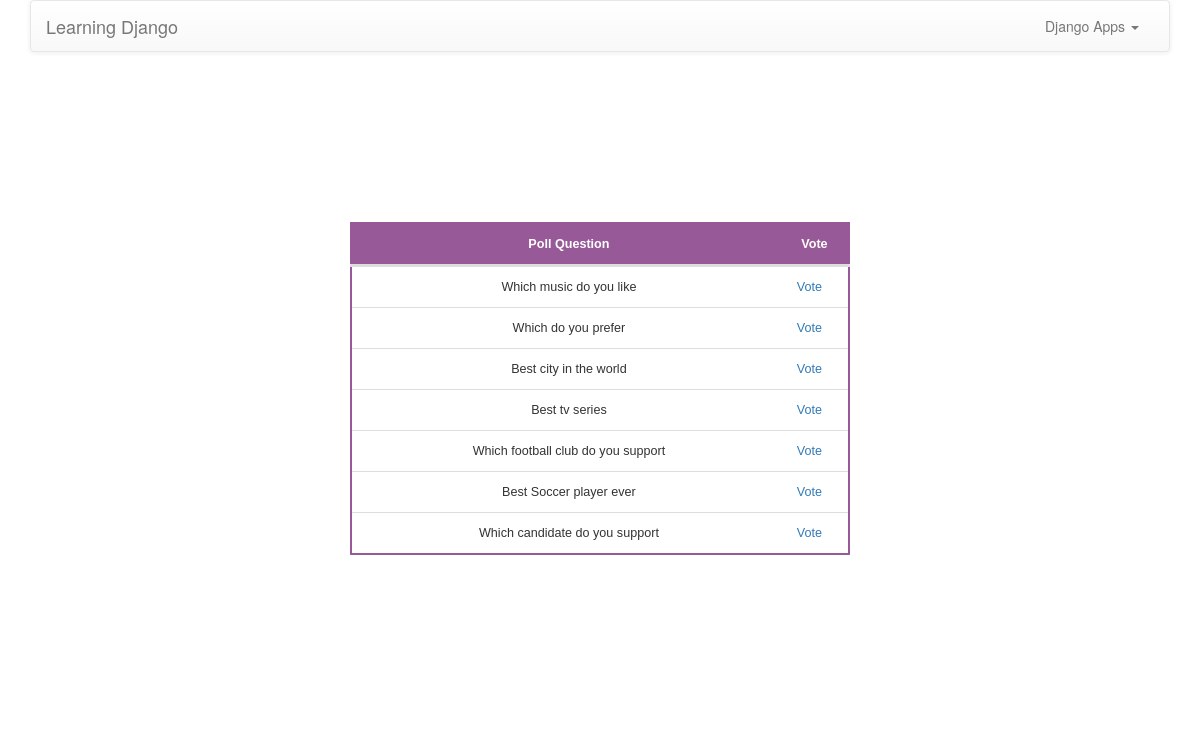
The page /polls/ on the database as committed earlier.
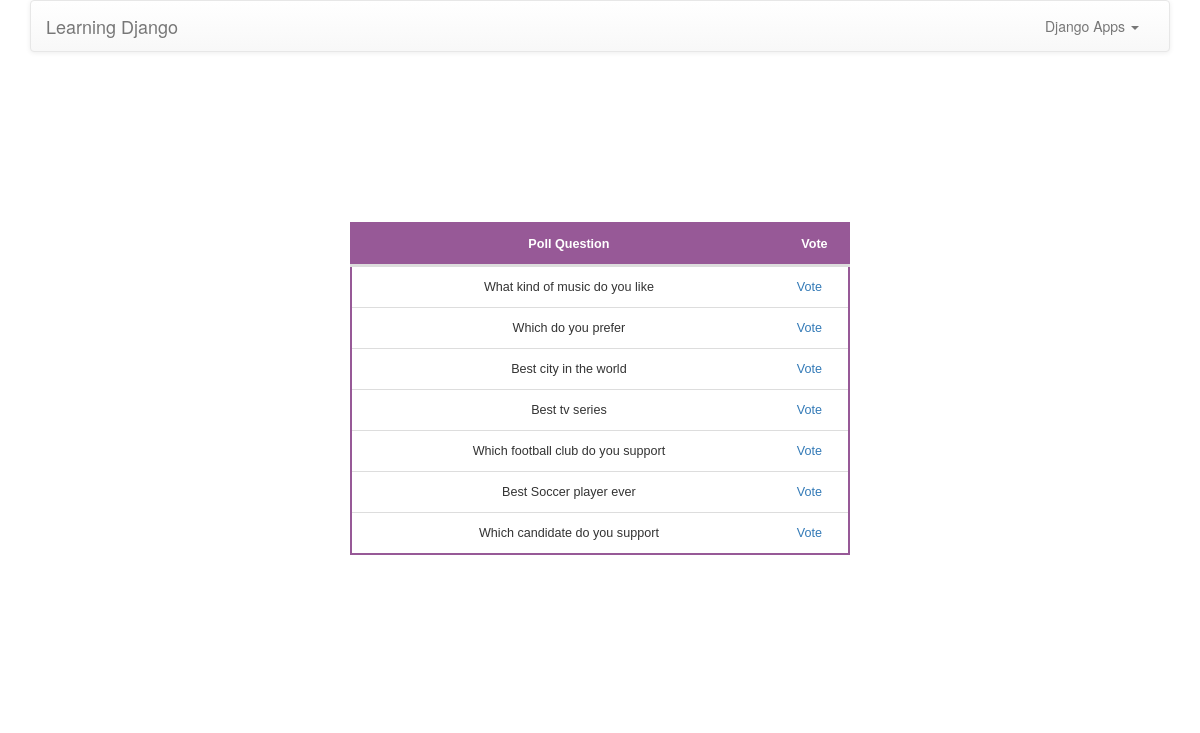
The same page on the database as committed later.
### polls/models.py (models this page shows, shortened)
@python_2_unicode_compatible
class Question(models.Model):
	question_text = models.CharField(max_length=200)
	pub_date = models.DateTimeField('Date Published')

### polls/views.py (the view)
class IndexView(generic.ListView):
    template_name = 'polls/index.html'
    context_object_name = 'latest_question_list'
    def get_queryset(self):
        return Question.objects.order_by('-pub_date')[:10]

### polls/templates/polls/index.html
{% extends 'polls/base.html' %}
{% block content %}
    <div class="container">
        {% if latest_question_list %}
            <table>
            <thead>
                <tr>
                    <th style="text-align: center">Poll Question</th>
                    <th style="text-align: center">Vote</th>
                </tr>
            </thead>
            <tbody>
                {% for question in latest_question_list %}
                    <tr>
                        <td>{{ question.question_text }}</td>
                        <td style="text-align: center"><a href="{% url 'polls:detail' question.id %}">Vote</a></td>
                    </tr>
                {% endfor %}
            </tbody>
            </table>
        {% else %}
            <p>No polls are available.</p>
        {% endif %}
    </div>
{% endblock content %}

Rows that differ between the two databases and show on the page:
changed Question: question_text "Which music do you like" → "What kind of music do you like"
